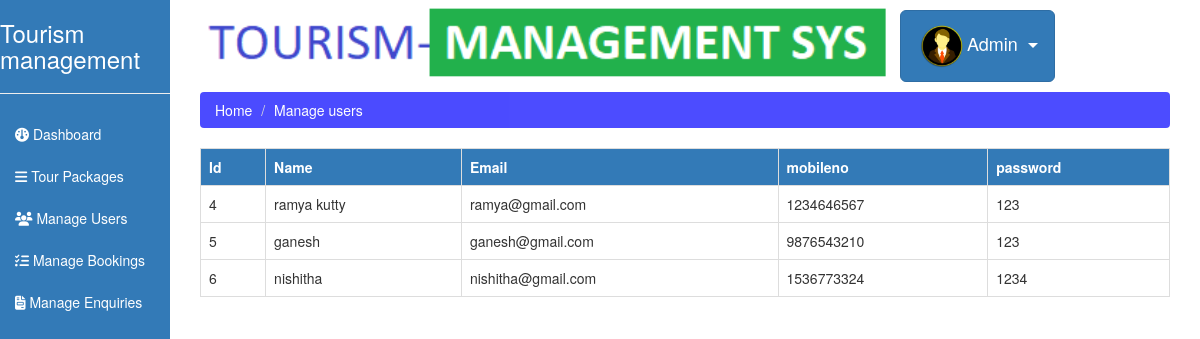
/manage_users.php (signed in), run on the app's committed database.
### tables this page shows
CREATE TABLE `users` (
  `id` int(11) NOT NULL,
  `name` varchar(30) DEFAULT NULL,
  `email` varchar(30) DEFAULT NULL,
  `mobileno` varchar(20) DEFAULT NULL,
  `password` varchar(30) DEFAULT NULL
);

### manage_users.php (the view, shortened to what this page needs)
<!DOCTYPE html>
<html>
<head>
	<link rel="stylesheet" href="https://cdnjs.cloudflare.com/ajax/libs/font-awesome/6.2.1/css/all.min.css" />
	  <link rel="stylesheet" href="https://maxcdn.bootstrapcdn.com/bootstrap/3.4.1/css/bootstrap.min.css">
<body>
	<div class="container-fluid">
	 <div class="row">
	 	<div class="col-sm-2" style="margin-left:-15px;">
	  <ul class="nav nav-pills nav-stacked bg-primary" style="height:100vh">
	  	<li><h3 class="">Tourism management</h3></li>
	  	<hr>
	  	<li><a href="adminpanel.php"><i class="fa-solid fa-gauge"></i> Dashboard</a></li>
		<li><a href="tour_edit.php"><i class="fa-sharp fa-solid fa-bars"></i> Tour Packages</a></li>
		<li><a href="manage_users.php"><i class="fa-solid fa-users"></i> Manage Users</a></li>
		<li><a href="manage_bookings.php"><i class="fa-sharp fa-solid fa-list-check"></i> Manage Bookings</a></li>
		<li><a href="manage_enquiries.php"><i class="fa-sharp fa-solid fa-file-invoice"></i> Manage Enquiries</a></li>
	 </ul>
	</div>
	<div class="col-sm-10" style="height:100vh;">
			<table>
			<tr>
			<th>
			   <img src="images/logo.png" width="700px" alt="logo error" class="img-responsive">
			 </th>
			 <th>
				  <div class="dropdown">
				  <button class="btn btn-primary btn-lg bt dropdown-toggle" data-toggle="dropdown" style=""><img src="images/users.png" style="height:50px;width:50px;">Admin&nbsp;&nbsp;<span class="caret"></span></button>
		           </div>
		      </th>
		      </tr>
		</table>
		<ul class="breadcrumb funs" style="text-decoration:none;background-color:blue;opacity:0.7;color:white;">
			<li><a href="adminpanel.php">Home</a></li>
			<li><a href="">Manage users</a></li>
		</ul>
		<table class="table table-responsive table-bordered">
					<tr class="bg-primary">
						<th>Id</th>
						<th>Name</th>
						<th>Email</th>
						<th>mobileno</th>
						<th>password</th>
					</tr>
		<?php
		include('dbconnection.php');
		$sql="select * from users";
		$result=mysqli_query($con,$sql);
		if(mysqli_num_rows($result)>0)
		{
			while($row=mysqli_fetch_assoc($result))
			{
			?>
			<tr>
				<td><?php echo $row["id"];?></td>
				<td><?php echo $row["name"];?></td>
				<td><?php echo $row["email"];?></td>
				<td><?php echo $row["mobileno"];?></td>
				<td><?php echo $row["password"];?></td>
			</tr>
<?php
			}
		}
		?>
	</table>
      </div>
	</div>
   </div>
</body>
</html>

### manage_users.php (style rules this page uses)
li a { color:white; }

### data on the page
users: id "4", name "ramya kutty", email "ramya@gmail.com", mobileno "1234646567", password "123"
users: id "5", name "ganesh", email "ganesh@gmail.com", mobileno "9876543210", password "123"
users: id "6", name "nishitha", email "nishitha@gmail.com", mobileno "1536773324", password "1234"
